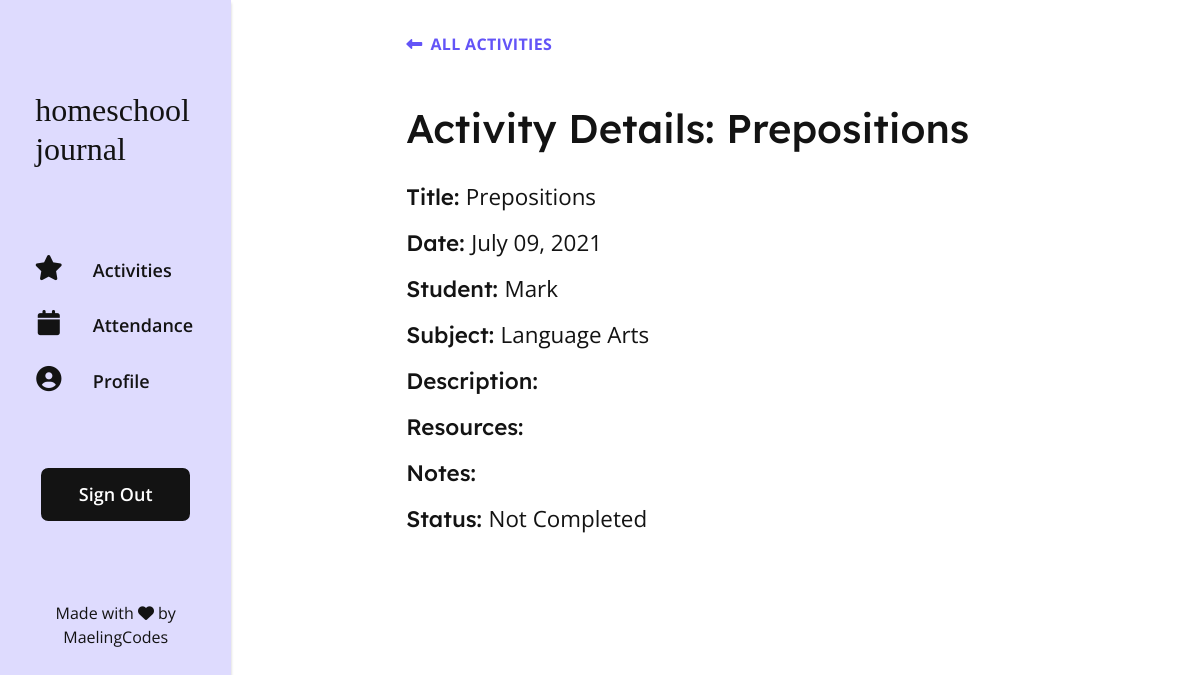
Page /details/1 (signed in) on the committed database.
### app/models.py (models this page shows, shortened)
class Activity(db.Model):
    id = db.Column(db.Integer, primary_key=True)
    title = db.Column(db.String(150), index=True, nullable=False)
    user_id = db.Column(db.Integer, db.ForeignKey('user.id'), index=True)
    subject_id = db.Column(db.Integer, db.ForeignKey('subject.id'), index=True, nullable=False)
    student_id = db.Column(db.Integer, db.ForeignKey('student.id'), index=True, nullable=False)
    description = db.Column(db.Text, index=True)
    resources = db.Column(db.Text, index=True)
    activity_date = db.Column(db.DateTime, index=True, nullable=False)
    notes = db.Column(db.Text, index=True)
    status = db.Column(db.String(64), index=True, nullable=False)

class Student(db.Model):
    id = db.Column(db.Integer, primary_key=True)
    student_name = db.Column(db.String(64), index=True)
    user_id = db.Column(db.Integer, db.ForeignKey('user.id'))
    attendance = db.relationship('Attendance', backref='student', lazy='dynamic')
    activities = db.relationship('Activity', backref='student', lazy='dynamic')
    def __str__(self):
        return self.student_name

class Subject(db.Model):
    id = db.Column(db.Integer, primary_key=True)
    user_id = db.Column(db.Integer, db.ForeignKey('user.id'), index=True)
    subject_name = db.Column(db.String(64), index=True)
    activities = db.relationship('Activity', backref='subject', lazy='dynamic')
    def __str__(self):
        return self.subject_name

### app/routes.py (the view)
@app.route('/details/<string:id>')
@login_required
def details(id):
    activity = db.session.query(Activity).filter_by(id=id).first()
    return render_template('details.html', activity=activity)

### app/__init__.py (called while the page is built)
@app.template_filter()
def datetime_format_filter(value, format='%B %d, %Y'):
    return value.strftime(format)

### app/models.py (called while the page is built)
@login.user_loader
def load_user(id):
    return User.query.get(int(id))

### app/templates/details.html (shortened to what this page needs)
{% extends 'base.html' %}
{% block content %}
    <div class="activity">
        <a class="activity__btn-back" href="{{ url_for('log') }}"><i class="fas fa-long-arrow-alt-left controls-icon"></i>All Activities</a>
        <h1 class="activity__title"> Activity Details: {{ activity.title }}</h1>
        <div class="activity__content">
            <div class="activity__content-group">
                <h2 class="activity__content-label">Title: <span class="activity__content-data">{{ activity.title }}</span></h2>
            </div>
            <div class="activity__content-group">
                <h2 class="activity__content-label">Date: <span class="activity__content-data">{{ activity.activity_date | datetime_format_filter }}</span></h2>
            </div>
            <div class="activity__content-group">
                <h2 class="activity__content-label">Student: <span class="activity__content-data">{{ activity.student }}</span></h2>
            </div>
            <div class="activity__content-group">
                <h2 class="activity__content-label">Subject: <span class="activity__content-data">{{ activity.subject }}</span></h2>
            </div>
            <div class="activity__content-group">
                <h2 class="activity__content-label">Description:</h2>
            </div>
            <div class="activity__content-group">
                <h2 class="activity__content-label">Resources:</h2>
            </div>
            <div class="activity__content-group">
                <h2 class="activity__content-label">Notes:</h2>
            </div>
            <div class="activity__content-group">
                <h2 class="activity__content-label">Status: <span class="activity__content-data">{{ activity.status }}</span></h2>
            </div>
        </div>
    </div>
{% endblock %}

### app/static/style.css (style rules this page uses)
:root { --black: #131313; --white: #FFFFFF; --bg-light: #EBF6F2; --bg-navbar: #DEDBFE; --bg-dark: #167973; --bg-activity-display: hsla(245, 100%, 95%, 0.9); --bg-completed: hsla(160, 36%, 88%, 1); --bg-notcompleted: hsla(246, 91%, 65%, 0.21); --bg-cell-hover: hsla(245, 100%, 96%, 0.7); --bg-cell-hover-dark: hsla(245, 100%, 93%, 0.7); --completed-color: hsla(176, 69%, 28%, 1); --notcompleted-color: hsla(246, 54%, 53%, 1); --content-bg-light: #D7ECE5; --attendance-bg:#FBE6CC; --link-color: #6354F7; --link-hover-color: #872CA7; --highlight-color: #6354F7; --btn-bright: #6354F7; --btn-bright-hover: #872CA7; --btn-activity-display: hsla(246, 91%, 65%, 1); --btn-activity-display-hover: hsla(246, 91%, 55%, 1); --btn-bg-color-light: #C7C4E3; --btn-edit: hsla(33, 85%, 89%, 1); --btn-details: hsla(220, 78%, 89%, 1); --btn-delete: hsla(3, 56%, 49%, 0.3); --btn-edit-hover: hsla(33, 85%, 79%, 1); --btn-details-hover: hsla(220, 78%, 79%, 1); --btn-delete-hover: hsla(3, 66%, 42%, 0.4); --alert-color: rgba(196, 61, 55, 0.3); --header-icon-hover-color: #872CA7; --border-light: #dee2e6; --border-dark: #167973; }
*, *:before, *:after { box-sizing: border-box; }
body { margin: 0; padding: 0; background-color: var(--white); color: #131313; font-family: 'Open Sans', sans-serif; font-weight: 400; }
a { text-decoration:none; color: var(--link-color); cursor: pointer; }
h1, h2, h3, h4 { font-family: "Lexend Deca", serif; }
.controls-icon { margin-right: 0.5em; }
.activity__btn-back { display: block; font-weight: 700; text-transform: uppercase; letter-spacing: 0.02em; margin-bottom: 3em; }
.activity__title { margin-bottom: 0.6em; }
.activity__content { margin-top: 2em; }
.activity__content-group { margin-bottom: 1.2em; }
.activity__content-label { font-size: 1.4rem; }
.activity__content-data { font-family: 'Open Sans', sans-serif; font-weight: 400; }
@media screen and (min-width: 650px) { .activity { max-width: 650px; margin: 0 auto; } }

### rows in the picture
Activity: title "Prepositions", activity_date "July 09, 2021", status "Not Completed"
Student: student "Mark"
Subject: subject "Language Arts"
